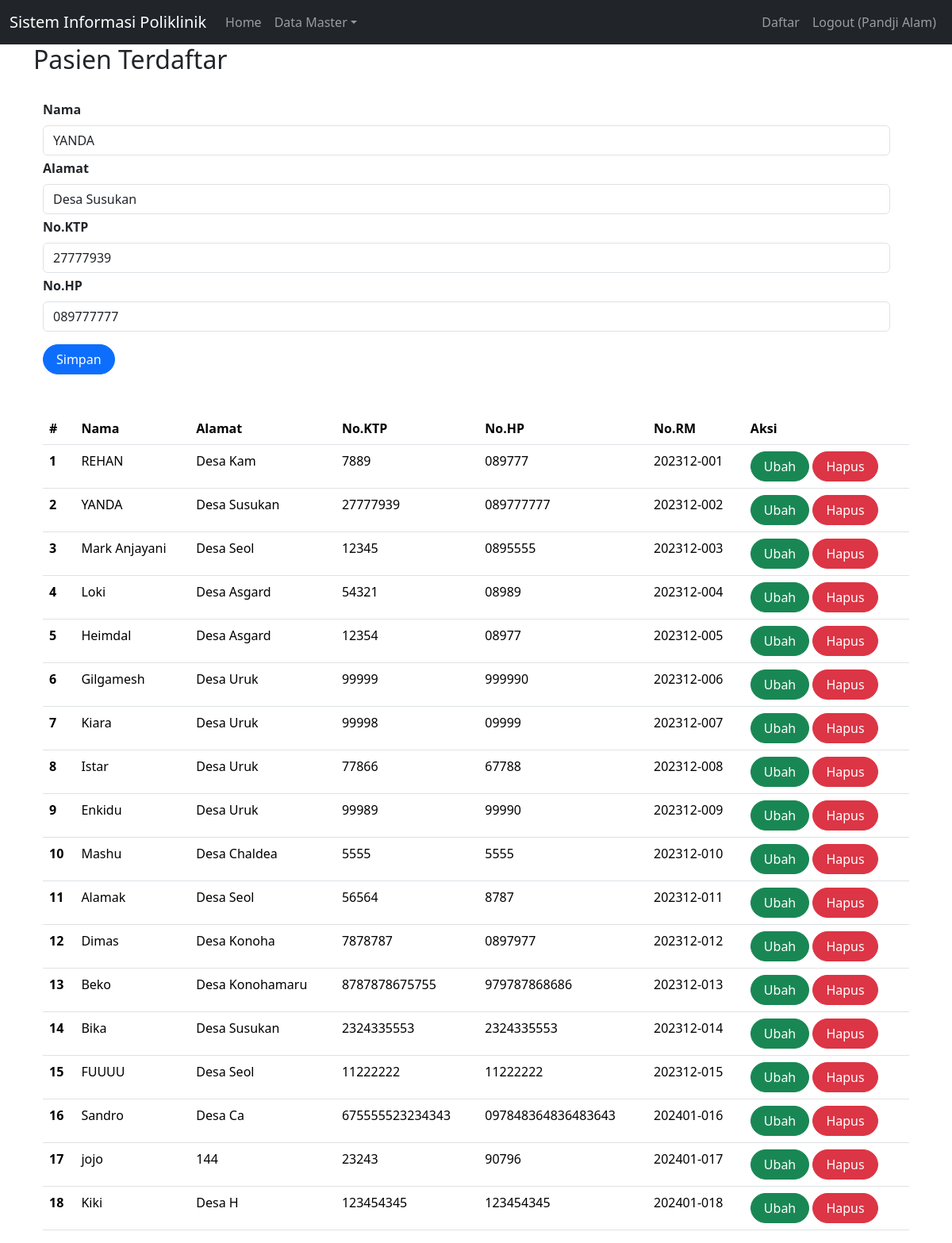
The app's page /index.php?page=olahPasien&id=3 (signed in) with its own data.
### tables this page shows
CREATE TABLE `pasien` (
  `id` int(11) NOT NULL,
  `nama` varchar(255) NOT NULL,
  `alamat` varchar(255) NOT NULL,
  `no_ktp` varchar(255) NOT NULL,
  `no_hp` varchar(50) NOT NULL,
  `no_rm` varchar(25) NOT NULL
);

### olahPasien.php (the view, shortened to what this page needs)
<h2>Pasien Terdaftar</h2>
<br>
<div class="container">
    <form class="form row" method="POST" action="" name="myForm" onsubmit="return(validate());">
        <?php
        $nama = '';
        $alamat = '';
        $no_ktp = '';
        $no_hp = '';
        if (isset($_GET['id'])) {
            $ambil = mysqli_query($mysqli, "SELECT * FROM pasien
                    WHERE id='" . $_GET['id'] . "'");
            while ($row = mysqli_fetch_array($ambil)) {
                $nama = $row['nama'];
                $alamat = $row['alamat'];
                $no_ktp = $row['no_ktp'];
                $no_hp = $row['no_hp'];
            }
        ?>
        <?php
        }
        ?>
        <div class="row">
            <label for="inputNama" class="form-label fw-bold">
                Nama
            </label>
            <div>
                <input type="text" class="form-control" name="nama" id="inputNama" required placeholder="Nama" value="<?php echo $nama ?>">
            </div>
        </div>
        <div class="row mt-1">
            <label for="inputAlamat" class="form-label fw-bold">
                Alamat
            </label>
            <div>
                <input type="text" class="form-control" name="alamat" id="inputAlamat" required placeholder="Alamat" value="<?php echo $alamat ?>">
            </div>
        </div>
        <div class="row mt-1">
            <label for="inputKtp" class="form-label fw-bold">
                No.KTP
            </label>
            <div>
                <input type="text" class="form-control" name="no_ktp" id="inputKtp" required placeholder="No.KTP" value="<?php echo $no_ktp ?>">
            </div>
        </div>
        <div class="row mt-1">
            <label for="inputHP" class="form-label fw-bold">
                No.HP
            </label>
            <div>
                <input type="text" class="form-control" name="no_hp" id="inputHP" required placeholder="No.HP" value="<?php echo $no_hp ?>">
            </div>
        </div>
        <div class="row mt-3">
            <div class=col>
                <button type="submit" class="btn btn-primary rounded-pill px-3 mt-auto" name="simpan">Simpan</button>
            </div>
        </div>
    </form>
    <br>
    <br>
    <table class="table table-hover">
        <thead>
            <tr>
                <th scope="col">#</th>
                <th scope="col">Nama</th>
                <th scope="col">Alamat</th>
                <th scope="col">No.KTP</th>
                <th scope="col">No.HP</th>
                <th scope="col">No.RM</th>
                <th scope="col">Aksi</th>
            </tr>
        </thead>
        <tbody>
            <?php
            $result = mysqli_query($mysqli, "SELECT * FROM pasien");
            $no = 1;
            while ($data = mysqli_fetch_array($result)) {
            ?>
                <tr>
                    <th scope="row"><?php echo $no++ ?></th>
                    <td><?php echo $data['nama'] ?></td>
                    <td><?php echo $data['alamat'] ?></td>
                    <td><?php echo $data['no_ktp'] ?></td>
                    <td><?php echo $data['no_hp'] ?></td>
                    <td><?php echo $data['no_rm'] ?></td>
                    <td>
                        <a class="btn btn-success rounded-pill px-3" href="index.php?page=olahPasien&id=<?php echo $data['id'] ?>">Ubah</a>
                        <a class="btn btn-danger rounded-pill px-3" href="index.php?page=olahPasien&id=<?php echo $data['id'] ?>&aksi=hapus">Hapus</a>
                    </td>
                </tr>
            <?php
            }
            ?>
        </tbody>
    </table>

### records on screen
pasien: nama "YANDA", alamat "Desa Susukan", no_ktp "27777939", no_hp "089777777", no_rm "202312-002"
pasien: nama "REHAN", alamat "Desa Kam", no_ktp "7889", no_hp "089777", no_rm "202312-001"
pasien: nama "Mark Anjayani", alamat "Desa Seol", no_ktp "12345", no_hp "0895555", no_rm "202312-003"
pasien: nama "Loki", alamat "Desa Asgard", no_ktp "54321", no_hp "08989", no_rm "202312-004"
pasien: nama "Heimdal", alamat "Desa Asgard", no_ktp "12354", no_hp "08977", no_rm "202312-005"
pasien: nama "Gilgamesh", alamat "Desa Uruk", no_ktp "99999", no_hp "999990", no_rm "202312-006"
pasien: nama "Kiara", alamat "Desa Uruk", no_ktp "99998", no_hp "09999", no_rm "202312-007"
pasien: nama "Istar", alamat "Desa Uruk", no_ktp "77866", no_hp "67788", no_rm "202312-008"
pasien: nama "Enkidu", alamat "Desa Uruk", no_ktp "99989", no_hp "99990", no_rm "202312-009"
pasien: nama "Mashu", alamat "Desa Chaldea", no_ktp "5555", no_hp "5555", no_rm "202312-010"
pasien: nama "Alamak", alamat "Desa Seol", no_ktp "56564", no_hp "8787", no_rm "202312-011"
pasien: nama "Dimas", alamat "Desa Konoha", no_ktp "7878787", no_hp "0897977", no_rm "202312-012"
pasien: nama "Beko", alamat "Desa Konohamaru", no_ktp "8787878675755", no_hp "979787868686", no_rm "202312-013"
pasien: nama "Bika", alamat "Desa Susukan", no_ktp "2324335553", no_hp "2324335553", no_rm "202312-014"
pasien: nama "FUUUU", alamat "Desa Seol", no_ktp "11222222", no_hp "11222222", no_rm "202312-015"
pasien: nama "Sandro", alamat "Desa Ca", no_ktp "675555523234343", no_hp "097848364836483643", no_rm "202401-016"
pasien: nama "jojo", alamat "144", no_ktp "23243", no_hp "90796", no_rm "202401-017"
pasien: nama "Kiki", alamat "Desa H", no_ktp "123454345", no_hp "123454345", no_rm "202401-018"

### other values on screen
$_SESSION['name'] "Pandji Alam"
